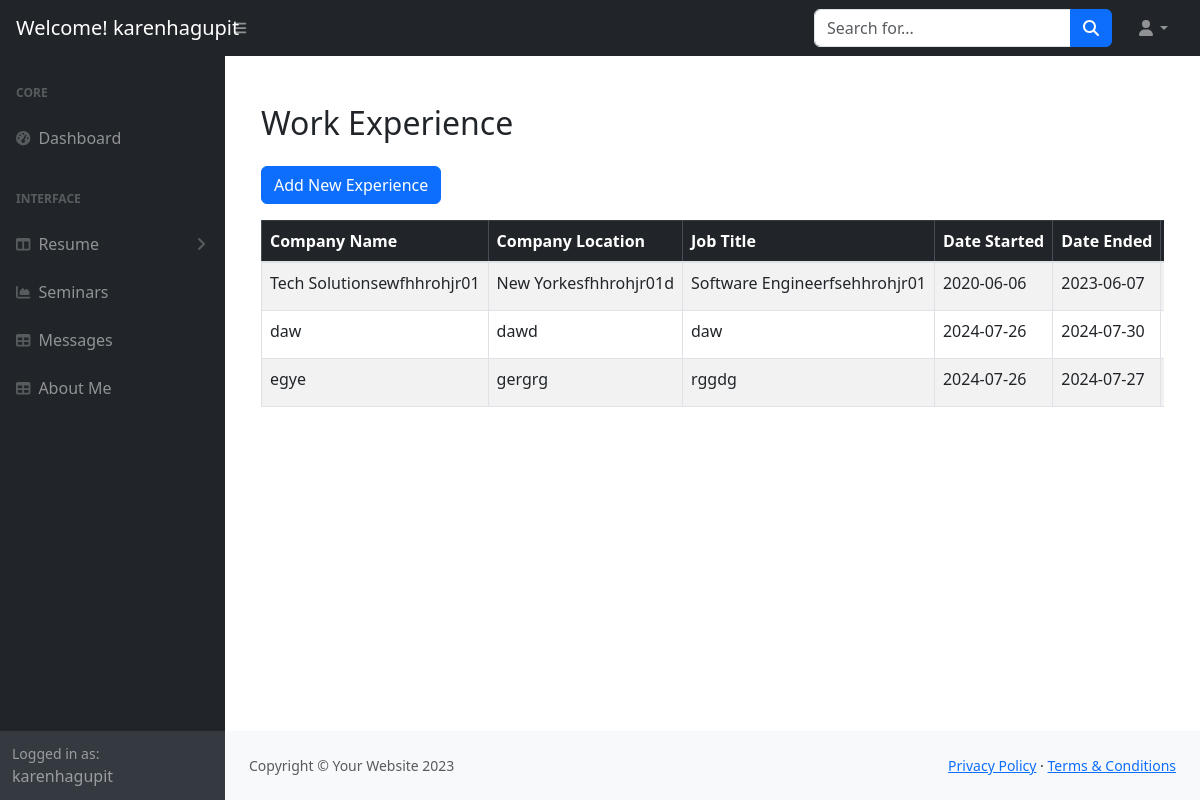
The app's page /dashboard/dashboard/experiencedash.php (signed in) with its own data.
### tables this page shows
CREATE TABLE `experience` (
  `id` int(11) NOT NULL,
  `user_id` int(11) NOT NULL,
  `company_name` varchar(255) NOT NULL,
  `company_location` varchar(255) DEFAULT NULL,
  `job_title` varchar(255) NOT NULL,
  `date_started` date NOT NULL,
  `date_ended` date DEFAULT NULL,
  `job_description` text DEFAULT NULL
);

### dashboard/dashboard/experiencedash.php (the view, shortened to what this page needs)
<?php
$servername = "localhost";
$username = "root";
$password = "";
$dbname = "karensporfolio";
$conn = new mysqli($servername, $username, $password, $dbname);
$sql = "SELECT * FROM experience";
$result = $conn->query($sql);
$username = $_SESSION['user'];
?>
<!DOCTYPE html>
<html lang="en">
    <head>
        <link href="https://cdn.jsdelivr.net/npm/simple-datatables@7.1.2/dist/style.min.css" rel="stylesheet" />
        <link rel="stylesheet" href="https://maxcdn.bootstrapcdn.com/bootstrap/4.5.2/css/bootstrap.min.css">
        <link href="css/styles.css" rel="stylesheet" />
        <link href="https://cdn.jsdelivr.net/npm/bootstrap@5.3.0-alpha1/dist/css/bootstrap.min.css" rel="stylesheet">
        <link href="https://cdn.jsdelivr.net/npm/bootstrap-icons@1.7.2/font/bootstrap-icons.css" rel="stylesheet">
    </head>
    <body class="sb-nav-fixed">
        <nav class="sb-topnav navbar navbar-expand navbar-dark bg-dark">
            <a class="navbar-brand ps-3" href="index.html">Welcome! <?php echo htmlspecialchars($username); ?></h1></a>
            <button class="btn btn-link btn-sm order-1 order-lg-0 me-4 me-lg-0" id="sidebarToggle" href="#!"><i class="fas fa-bars"></i></button>
            <form class="d-none d-md-inline-block form-inline ms-auto me-0 me-md-3 my-2 my-md-0">
                <div class="input-group">
                    <input class="form-control" type="text" placeholder="Search for..." aria-label="Search for..." aria-describedby="btnNavbarSearch" />
                    <button class="btn btn-primary" id="btnNavbarSearch" type="button"><i class="fas fa-search"></i></button>
                </div>
            </form>
            <ul class="navbar-nav ms-auto ms-md-0 me-3 me-lg-4">
                <li class="nav-item dropdown">
                    <a class="nav-link dropdown-toggle" id="navbarDropdown" href="#" role="button" data-bs-toggle="dropdown" aria-expanded="false"><i class="fas fa-user fa-fw"></i></a>
                </li>
            </ul>
        </nav>
        <div id="layoutSidenav">
            <div id="layoutSidenav_nav">
                <nav class="sb-sidenav accordion sb-sidenav-dark" id="sidenavAccordion">
                    <div class="sb-sidenav-menu">
                        <div class="nav">
                            <div class="sb-sidenav-menu-heading">Core</div>
                            <a class="nav-link" href="dashboard.php">
                                <div class="sb-nav-link-icon"><i class="fas fa-tachometer-alt"></i></div>
                                Dashboard
                            </a>
                            <div class="sb-sidenav-menu-heading">Interface</div>
                            <a class="nav-link collapsed" href="#" data-bs-toggle="collapse" data-bs-target="#collapseLayouts" aria-expanded="false" aria-controls="collapseLayouts">
                                <div class="sb-nav-link-icon"><i class="fas fa-columns"></i></div>
                                Resume
                                <div class="sb-sidenav-collapse-arrow"><i class="fas fa-angle-down"></i></div>
                            </a>
                            <a class="nav-link" href="dash_seminar.php">
                                <div class="sb-nav-link-icon"><i class="fas fa-chart-area"></i></div>
                                Seminars
                            </a>
                            <a class="nav-link" href="message.php">
                                <div class="sb-nav-link-icon"><i class="fas fa-table"></i></div>
                                Messages
                            </a>
                            <a class="nav-link" href="dash_about.php">
                                <div class="sb-nav-link-icon"><i class="fas fa-table"></i></div>
                                About Me
                            </a>
                        </div>
                    </div>
                    <div class="sb-sidenav-footer">
                        <div class="small">Logged in as:</div>
                        <?php echo htmlspecialchars($username); ?>
                    </div>
                </nav>
            </div>
            <div id="layoutSidenav_content">
                <main>
                    <div class="container-fluid px-4">
                        <div class="container mt-5">
        <h2 class="mb-4">Work Experience</h2>
        <a href="add_experience.php" class="btn btn-primary mb-3">Add New Experience</a>
        <div class="table-container">
        <table class="table table-striped table-hover table-bordered">
    <thead class="table-dark">
        <tr>
            <th>Company Name</th>
            <th>Company Location</th>
            <th>Job Title</th>
            <th>Date Started</th>
            <th>Date Ended</th>
            <th>Job Description</th>
        </tr>
    </thead>
    <tbody>
        <?php
        if ($result->num_rows > 0) {
            while ($row = $result->fetch_assoc()) {
                $job_description = htmlspecialchars($row["job_description"]);
                $short_description = strlen($job_description) > 15 ? substr($job_description, 0, 15) . '...' : $job_description;
                echo "<tr>
                    <td>" . htmlspecialchars($row["company_name"]) . "</td>
                    <td>" . htmlspecialchars($row["company_location"]) . "</td>
                    <td>" . htmlspecialchars($row["job_title"]) . "</td>
                    <td>" . htmlspecialchars($row["date_started"]) . "</td>
                    <td>" . htmlspecialchars($row["date_ended"]) . "</td>
                    <td>" . $short_description . "</td>
                    <td>
                        <a href='view_experience.php?id=" . $row["id"] . "' class='btn btn-sm btn-info'>
                            <i class='fas fa-eye'></i>
                        </a>
                        <a href='edit_experience.php?id=" . $row["id"] . "' class='btn btn-sm btn-warning'>
                            <i class='fas fa-edit'></i>
                        </a>
                        <a href='delete_experience.php?id=" . $row["id"] . "' class='btn btn-sm btn-danger' onclick='return confirm(\"Are you sure?\")'>
                            <i class='fas fa-trash-alt'></i>
                        </a>
                    </td>
                </tr>";
            }
        } else {
            echo "<tr><td colspan='7' class='text-center'>No records found</td></tr>";
        }
        ?>
    </tbody>
</table>
        </div>
    </div>
                </main>
                <footer class="py-4 bg-light mt-auto">
                    <div class="container-fluid px-4">
                        <div class="d-flex align-items-center justify-content-between small">
                            <div class="text-muted">Copyright &copy; Your Website 2023</div>
                            <div>
                                <a href="#">Privacy Policy</a>
                                &middot;
                                <a href="#">Terms &amp; Conditions</a>
                            </div>
                        </div>
                    </div>
                </footer>
            </div>
        </div>
</body>
    </body>
</html>

### dashboard/dashboard/experiencedash.php (style rules this page uses)
.table td, .table th { white-space: nowrap; overflow: hidden; text-overflow: ellipsis; }
.table-container { width: 100%; overflow-x: auto; }

### records on screen
experience: company_name "Tech Solutionsewfhhrohjr01", company_location "New Yorkesfhhrohjr01d", job_title "Software Engineerfsehhrohjr01", date_started "2020-06-06", date_ended "2023-06-07"
experience: company_name "daw", company_location "dawd", job_title "daw", date_started "2024-07-26", date_ended "2024-07-30"
experience: company_name "egye", company_location "gergrg", job_title "rggdg", date_started "2024-07-26", date_ended "2024-07-27"

### other values on screen
$username "karenhagupit"
